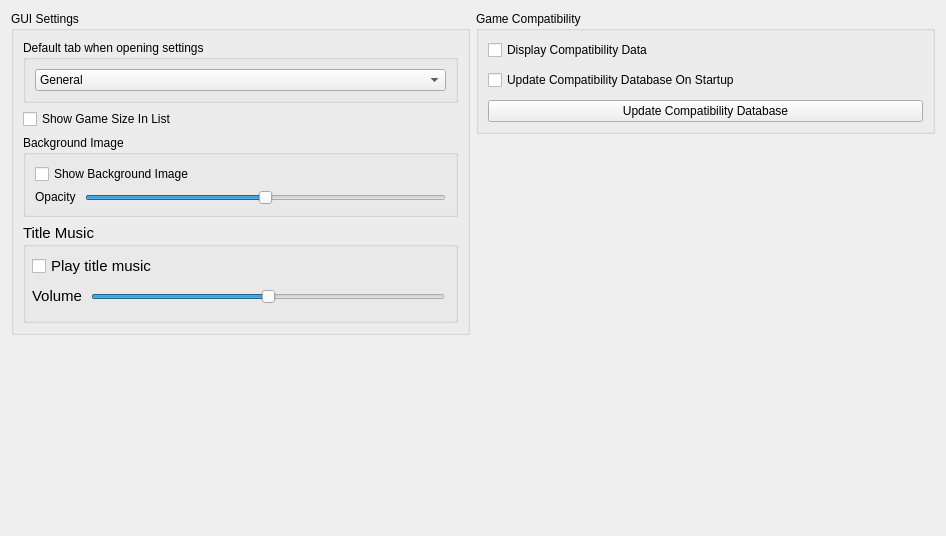
      <widget class="QWidget" name="guiTabContents">
       <property name="geometry">
        <rect>
         <x>0</x>
         <y>0</y>
         <width>946</width>
         <height>536</height>
        </rect>
       </property>
       <layout class="QVBoxLayout" name="guiTabVLayout" stretch="0">
        <item>
         <layout class="QHBoxLayout" name="horizontalLayout_1">
          <property name="leftMargin">
           <number>0</number>
          </property>
          <property name="topMargin">
           <number>0</number>
          </property>
          <item>
           <layout class="QVBoxLayout" name="GUITabLayoutMiddle" stretch="0,0">
            <property name="bottomMargin">
             <number>0</number>
            </property>
            <item>
             <widget class="QGroupBox" name="GUIgroupBox">
              <property name="sizePolicy">
               <sizepolicy hsizetype="Preferred" vsizetype="Maximum">
                <horstretch>0</horstretch>
                <verstretch>0</verstretch>
               </sizepolicy>
              </property>
              <property name="minimumSize">
               <size>
                <width>0</width>
                <height>0</height>
               </size>
              </property>
              <property name="title">
               <string>GUI Settings</string>
              </property>
              <layout class="QVBoxLayout" name="GUILayout">
               <property name="topMargin">
                <number>9</number>
               </property>
               <property name="bottomMargin">
                <number>9</number>
               </property>
               <item>
                <widget class="QGroupBox" name="chooseHomeTabGroupBox">
                 <property name="title">
                  <string>Default tab when opening settings</string>
                 </property>
                 <layout class="QVBoxLayout" name="tabSettingsLayout">
                  <item>
                   <widget class="QComboBox" name="chooseHomeTabComboBox">
                    <property name="sizePolicy">
                     <sizepolicy hsizetype="Preferred" vsizetype="Fixed">
                      <horstretch>0</horstretch>
                      <verstretch>0</verstretch>
                     </sizepolicy>
                    </property>
                    <item>
                     <property name="text">
                      <string>General</string>
                     </property>
                    </item>
                    <item>
                     <property name="text">
                      <string>GUI</string>
                     </property>
                    </item>
                    <item>
                     <property name="text">
                      <string>Graphics</string>
                     </property>
                    </item>
                    <item>
                     <property name="text">
                      <string>User</string>
                     </property>
                    </item>
                    <item>
                     <property name="text">
                      <string>Input</string>
                     </property>
                    </item>
                    <item>
                     <property name="text">
                      <string>Paths</string>
                     </property>
                    </item>
                    <item>
                     <property name="text">
                      <string>Debug</string>
                     </property>
                    </item>
                   </widget>
                  </item>
                 </layout>
                </widget>
               </item>
               <item>
                <widget class="QCheckBox" name="gameSizeCheckBox">
                 <property name="text">
                  <string>Show Game Size In List</string>
                 </property>
                </widget>
               </item>
               <item>
                <widget class="QGroupBox" name="GUIBackgroundImageGroupBox">
                 <property name="sizePolicy">
                  <sizepolicy hsizetype="Expanding" vsizetype="Minimum">
                   <horstretch>0</horstretch>
                   <verstretch>0</verstretch>
                  </sizepolicy>
                 </property>
                 <property name="title">
                  <string>Background Image</string>
                 </property>
                 <layout class="QVBoxLayout" name="backgroundImageVLayout">
                  <item>
                   <widget class="QCheckBox" name="showBackgroundImageCheckBox">
                    <property name="sizePolicy">
                     <sizepolicy hsizetype="Minimum" vsizetype="Fixed">
                      <horstretch>0</horstretch>
                      <verstretch>0</verstretch>
                     </sizepolicy>
                    </property>
                    <property name="text">
                     <string>Show Background Image</string>
                    </property>
                   </widget>
                  </item>
                  <item>
                   <layout class="QHBoxLayout" name="opacityLayout">
                    <property name="spacing">
                     <number>9</number>
                    </property>
                    <item>
                     <widget class="QLabel" name="backgroundImageOpacityLabel">
                      <property name="sizePolicy">
                       <sizepolicy hsizetype="Maximum" vsizetype="Fixed">
                        <horstretch>0</horstretch>
                        <verstretch>0</verstretch>
                       </sizepolicy>
                      </property>
                      <property name="text">
                       <string>Opacity</string>
                      </property>
                     </widget>
                    </item>
                    <item>
                     <widget class="QSlider" name="backgroundImageOpacitySlider">
                      <property name="sizePolicy">
                       <sizepolicy hsizetype="Expanding" vsizetype="Fixed">
                        <horstretch>0</horstretch>
                        <verstretch>0</verstretch>
                       </sizepolicy>
                      </property>
                      <property name="minimum">
                       <number>0</number>
                      </property>
                      <property name="maximum">
                       <number>100</number>
                      </property>
                      <property name="value">
                       <number>50</number>
                      </property>
                      <property name="orientation">
                       <enum>Qt::Orientation::Horizontal</enum>
                      </property>
                     </widget>
                    </item>
                   </layout>
                  </item>
                 </layout>
                </widget>
               </item>
               <item>
                <widget class="QGroupBox" name="GUIMusicGroupBox">
                 <property name="sizePolicy">
                  <sizepolicy hsizetype="Expanding" vsizetype="Expanding">
                   <horstretch>0</horstretch>
                   <verstretch>0</verstretch>
                  </sizepolicy>
                 </property>
                 <property name="minimumSize">
                  <size>
                   <width>0</width>
                   <height>100</height>
                  </size>
                 </property>
                 <property name="maximumSize">
                  <size>
                   <width>16777215</width>
                   <height>16777215</height>
                  </size>
                 </property>
                 <property name="font">
                  <font>
                   <pointsize>11</pointsize>
                   <bold>false</bold>
                   <kerning>true</kerning>
                  </font>
                 </property>
                 <property name="autoFillBackground">
                  <bool>false</bool>
                 </property>
                 <property name="title">
                  <string>Title Music</string>
                 </property>
                 <property name="flat">
                  <bool>false</bool>
                 </property>
                 <widget class="QCheckBox" name="playBGMCheckBox">
                  <property name="geometry">
                   <rect>
                    <x>9</x>
                    <y>30</y>
                    <width>416</width>
                    <height>26</height>
                   </rect>
                  </property>
                  <property name="sizePolicy">
                   <sizepolicy hsizetype="Minimum" vsizetype="Fixed">
                    <horstretch>0</horstretch>
                    <verstretch>0</verstretch>
                   </sizepolicy>
                  </property>
                  <property name="text">
                   <string>Play title music</string>
                  </property>
                 </widget>
                 <widget class="QWidget" name="horizontalLayoutWidget">
                  <property name="geometry">
                   <rect>
                    <x>0</x>
                    <y>50</y>
                    <width>431</width>
                    <height>47</height>
                   </rect>
                  </property>
                  <layout class="QHBoxLayout" name="horizontalLayout">
                   <property name="spacing">
                    <number>9</number>
                   </property>
                   <property name="leftMargin">
                    <number>9</number>
                   </property>
                   <property name="topMargin">
                    <number>9</number>
                   </property>
                   <property name="rightMargin">
                    <number>9</number>
                   </property>
                   <property name="bottomMargin">
                    <number>9</number>
                   </property>
                   <item>
                    <widget class="QLabel" name="label_Volume">
                     <property name="sizePolicy">
                      <sizepolicy hsizetype="Maximum" vsizetype="Fixed">
                       <horstretch>0</horstretch>
                       <verstretch>0</verstretch>
                      </sizepolicy>
                     </property>
                     <property name="maximumSize">
                      <size>
                       <width>16777215</width>
                       <height>16777215</height>
                      </size>
                     </property>
                     <property name="text">
                      <string>Volume</string>
                     </property>
                    </widget>
                   </item>
                   <item>
                    <widget class="QSlider" name="BGMVolumeSlider">
                     <property name="sizePolicy">
                      <sizepolicy hsizetype="Expanding" vsizetype="Preferred">
                       <horstretch>0</horstretch>
                       <verstretch>0</verstretch>
                      </sizepolicy>
                     </property>
                     <property name="toolTip">
                      <string>Set the volume of the background music.</string>
                     </property>
                     <property name="maximum">
                      <number>100</number>
                     </property>
                     <property name="singleStep">
                      <number>10</number>
                     </property>
                     <property name="pageStep">
                      <number>20</number>
                     </property>
                     <property name="value">
                      <number>50</number>
                     </property>
                     <property name="orientation">
                      <enum>Qt::Orientation::Horizontal</enum>
                     </property>
                     <property name="invertedAppearance">
                      <bool>false</bool>
                     </property>
                     <property name="invertedControls">
                      <bool>false</bool>
                     </property>
                     <property name="tickPosition">
                      <enum>QSlider::TickPosition::NoTicks</enum>
                     </property>
                     <property name="tickInterval">
                      <number>10</number>
                     </property>
                    </widget>
                   </item>
                  </layout>
                 </widget>
                </widget>
               </item>
              </layout>
             </widget>
            </item>
            <item>
             <spacer name="verticalSpacer_7">
              <property name="orientation">
               <enum>Qt::Orientation::Vertical</enum>
              </property>
              <property name="sizeHint" stdset="0">
               <size>
                <width>20</width>
                <height>40</height>
               </size>
              </property>
             </spacer>
            </item>
           </layout>
          </item>
          <item>
           <layout class="QVBoxLayout" name="CompatTabLayoutRight" stretch="0,0">
            <property name="spacing">
             <number>6</number>
            </property>
            <property name="bottomMargin">
             <number>0</number>
            </property>
            <item>
             <widget class="QGroupBox" name="CompatgroupBox">
              <property name="sizePolicy">
               <sizepolicy hsizetype="Preferred" vsizetype="Preferred">
                <horstretch>0</horstretch>
                <verstretch>0</verstretch>
               </sizepolicy>
              </property>
              <property name="minimumSize">
               <size>
                <width>0</width>
                <height>0</height>
               </size>
              </property>
              <property name="baseSize">
               <size>
                <width>0</width>
                <height>0</height>
               </size>
              </property>
              <property name="title">
               <string>Game Compatibility</string>
              </property>
              <layout class="QVBoxLayout" name="CompatLayout">
               <property name="spacing">
                <number>10</number>
               </property>
               <property name="topMargin">
                <number>9</number>
               </property>
               <property name="bottomMargin">
                <number>9</number>
               </property>
               <item>
                <widget class="QCheckBox" name="enableCompatibilityCheckBox">
                 <property name="text">
                  <string>Display Compatibility Data</string>
                 </property>
                </widget>
               </item>
               <item>
                <widget class="QCheckBox" name="checkCompatibilityOnStartupCheckBox">
                 <property name="text">
                  <string>Update Compatibility Database On Startup</string>
                 </property>
                </widget>
               </item>
               <item>
                <widget class="QPushButton" name="updateCompatibilityButton">
                 <property name="sizePolicy">
                  <sizepolicy hsizetype="MinimumExpanding" vsizetype="Fixed">
                   <horstretch>0</horstretch>
                   <verstretch>0</verstretch>
                  </sizepolicy>
                 </property>
                 <property name="minimumSize">
                  <size>
                   <width>0</width>
                   <height>0</height>
                  </size>
                 </property>
                 <property name="maximumSize">
                  <size>
                   <width>16777215</width>
                   <height>16777215</height>
                  </size>
                 </property>
                 <property name="text">
                  <string>Update Compatibility Database</string>
                 </property>
                </widget>
               </item>
              </layout>
             </widget>
            </item>
            <item>
             <spacer name="verticalSpacer_6">
              <property name="orientation">
               <enum>Qt::Orientation::Vertical</enum>
              </property>
              <property name="sizeHint" stdset="0">
               <size>
                <width>20</width>
                <height>40</height>
               </size>
              </property>
             </spacer>
            </item>
           </layout>
          </item>
         </layout>
        </item>
       </layout>
      </widget>
